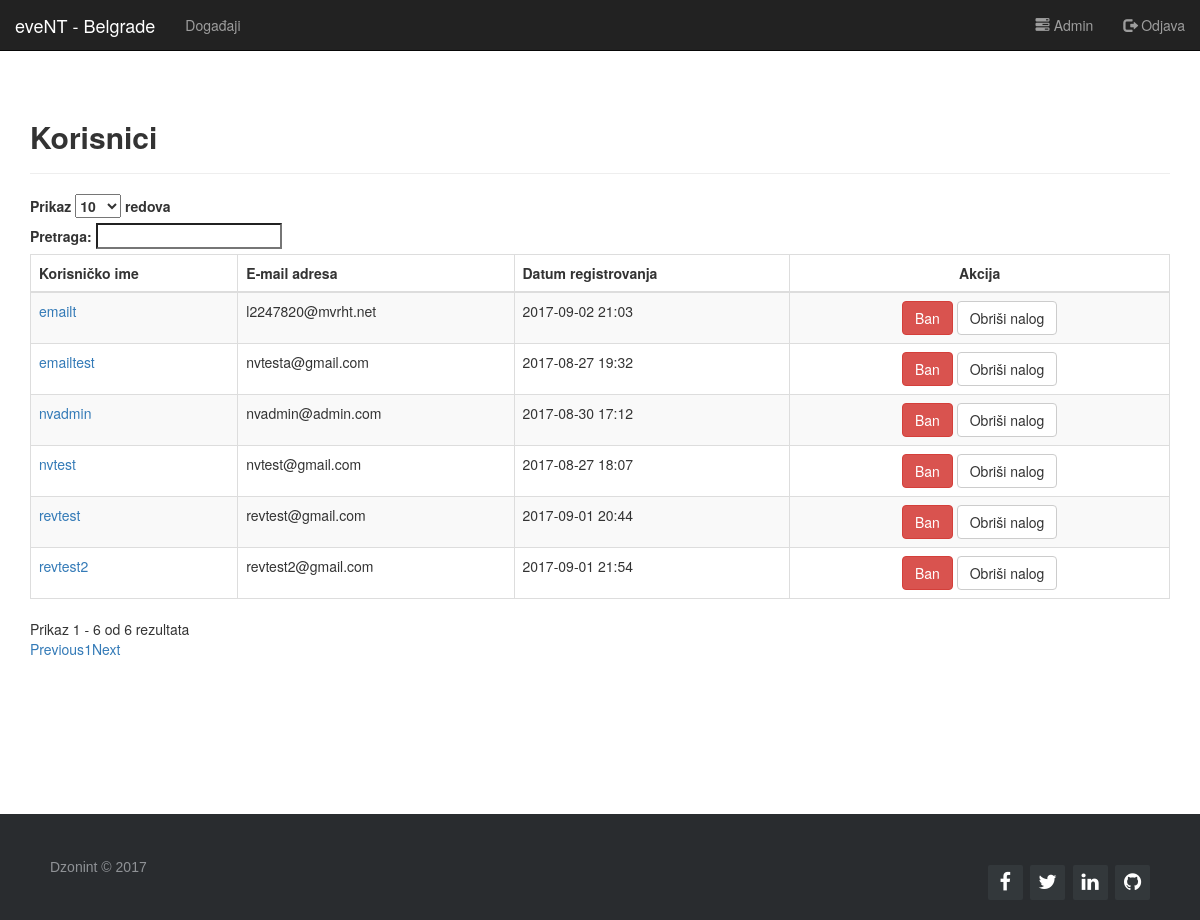
/users.php (signed in), run on the app's committed database.
### tables this page shows
CREATE TABLE `users` (
  `ID` int(11) NOT NULL,
  `user_name` varchar(30) NOT NULL,
  `user_pass` varchar(255) NOT NULL,
  `user_email` varchar(255) NOT NULL,
  `user_date` datetime DEFAULT CURRENT_TIMESTAMP,
  `user_administrator` int(1) DEFAULT '0',
  `user_activated` tinyint(1) DEFAULT '0',
  `user_confirmnum` int(11) DEFAULT NULL,
  `user_banned` tinyint(1) DEFAULT '0'
);

### users.php (called while the page is built, shortened)
<?php
require_once 'admin/database.php';
require_once 'modules/header.php';
require_once 'modules/navbar.php';
require_once 'modules/body-users.php';
require_once 'modules/footer.php';
?>

### modules/body-users.php (the view, shortened to what this page needs)
<div id="wrap">
    <div class="container"><h2><strong>Korisnici</strong></h2><hr>
        <table id="users" class="table table-striped table-bordered" cellspacing="0" width="100%">
            <thead>
                <tr>
                    <th>Korisničko ime</th>
                    <th>E-mail adresa</th>
                    <th>Datum registrovanja</th>
                    <th style="text-align:center;">Akcija</th>
                </tr>
            </thead>
            <tbody>
            <?php
                $result = mysqli_query($conn, "SELECT * FROM users");
                while($row = mysqli_fetch_assoc($result)){
            ?>
                <tr>
                    <td><a href="#"><?= $row['user_name'] ?></a><?= ($row['user_banned'] != 0) ? "<br><small style=\"color:red\"><strong>Banned</strong></small>" : ""?></td>
                    <td><?= $row['user_email'] ?></td>
                    <td><?= substr($row['user_date'], 0, -3) ?></td>
                    <td class="col-lg-4" align="center">
                    <?php if($row['user_banned'] != 1){ ?>
                    <a onclick="banUser(<?=$row['ID']?>); return false;" class="btn btn-danger" role="button">Ban</a>
                    <?php } else { ?>
                    <a onclick="unbanUser(<?=$row['ID']?>); return false;" class="btn btn-success" role="button">Unban</a>
                    <?php } ?>
                    <a onclick="removeUser(<?=$row['ID']?>); return false;" class="btn btn-default" role="button">Obriši nalog</a>
                    </td>
                </tr>
            <?php } ?>
            </tbody>
        </table>
    </div>
</div>

### css/login.css (style rules this page uses)
html, body { height: 100%; padding-top: 50px; }
#wrap { min-height: 70%; }

### data on the page
users: user_name "nvtest", user_email "nvtest@gmail.com", user_date "2017-08-27 18:07"
users: user_name "emailtest", user_email "nvtesta@gmail.com", user_date "2017-08-27 19:32"
users: user_name "nvadmin", user_email "nvadmin@admin.com", user_date "2017-08-30 17:12"
users: user_name "revtest", user_email "revtest@gmail.com", user_date "2017-09-01 20:44"
users: user_name "revtest2", user_email "revtest2@gmail.com", user_date "2017-09-01 21:54"
users: user_name "emailt", user_email "l2247820@mvrht.net", user_date "2017-09-02 21:03"
